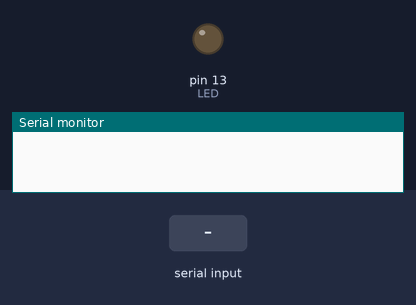
The sketch below on a simulated Arduino Uno, built with avr-gcc and run on an emulated ATmega328P. Parts: output pins drawn as LEDs (lit = HIGH), the last lines printed to the serial monitor. Inputs (shaded band) come from the test bench.

Above: at 1.2 s.
1.3 s: "A" received over Serial
At 2.5 s:
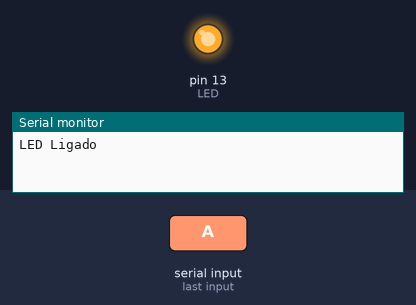
2.8 s: "B" received over Serial
At 3.7 s:
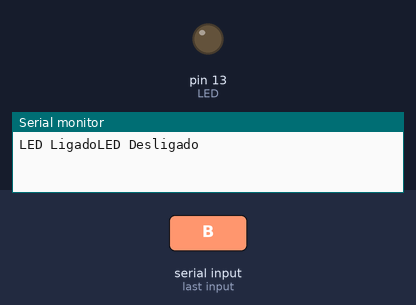
Timing chart, 0 to 5.8 s (numbered marks = the images above; inputs shaded):
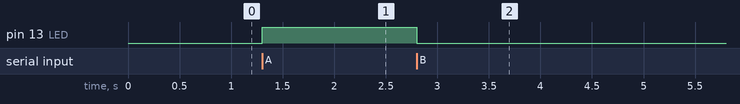

The sketch:

SerialArduino.ino
```cpp
const int LED = 13;

void setup()
{
	Serial.begin(9600);    //configura comunicação serial com 9600 bps
	pinMode(LED, OUTPUT);   //configura pino do led como saída
}

void loop()
{
	if (Serial.available()) //se byte pronto para leitura
	{
		switch (Serial.read())      //verifica qual caracter recebido
		{

		case 'A':                  //caso 'A'
			digitalWrite(LED, HIGH); //liga o LED
			Serial.write("LED Ligado"); //retorna informação
			break;

		case 'B':                  //caso 'B'
			digitalWrite(LED, LOW); //desliga o LED
			Serial.write("LED Desligado"); //retorna informação
			break;

		}
	}
}
```

Measured:
- after the input at 1.3 s, pin 13 (LED): LOW → HIGH at once
- after the input at 2.8 s, pin 13 (LED): HIGH → LOW at once
